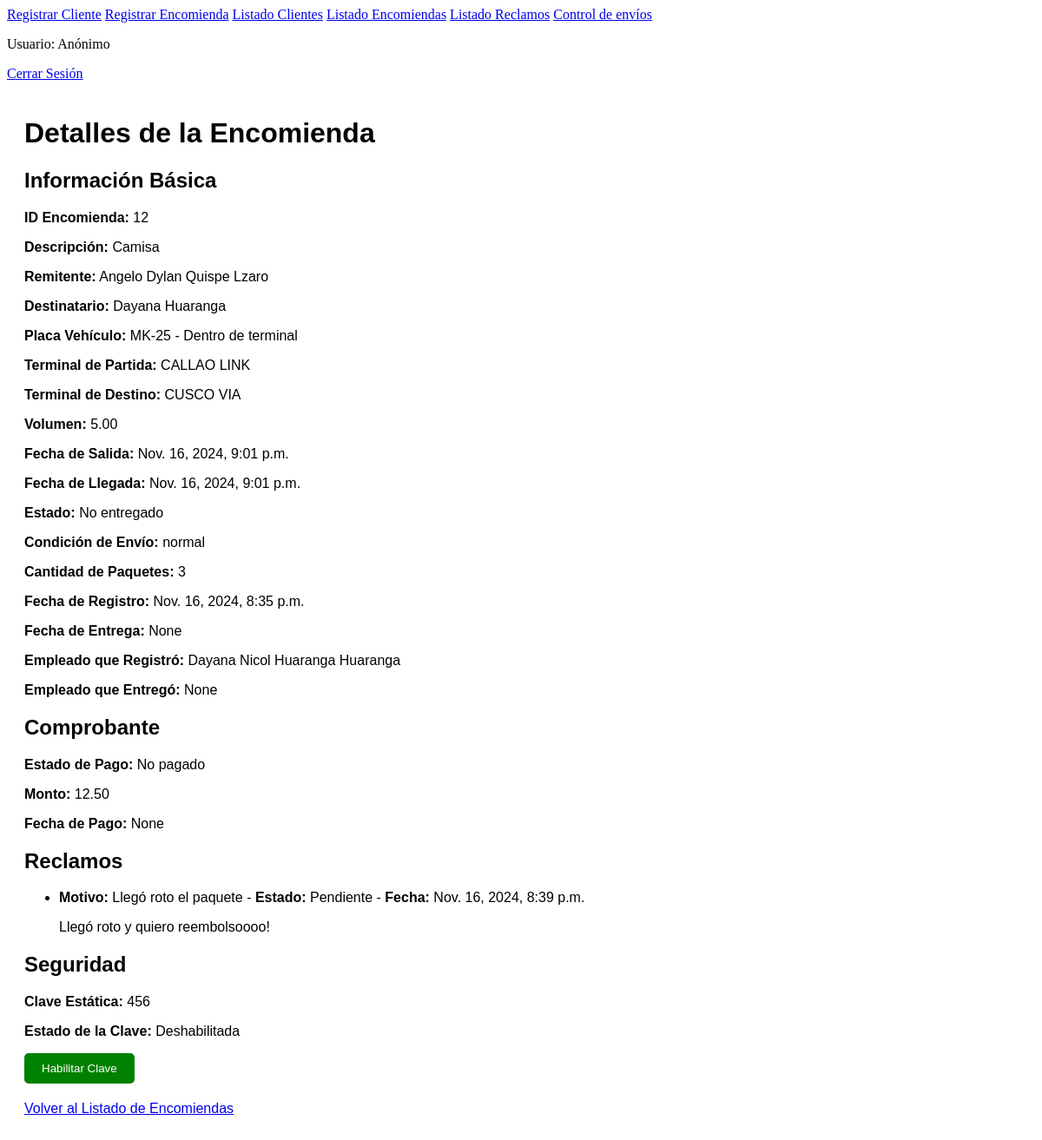
The app's page /encomienda/12/detalles/, older data.
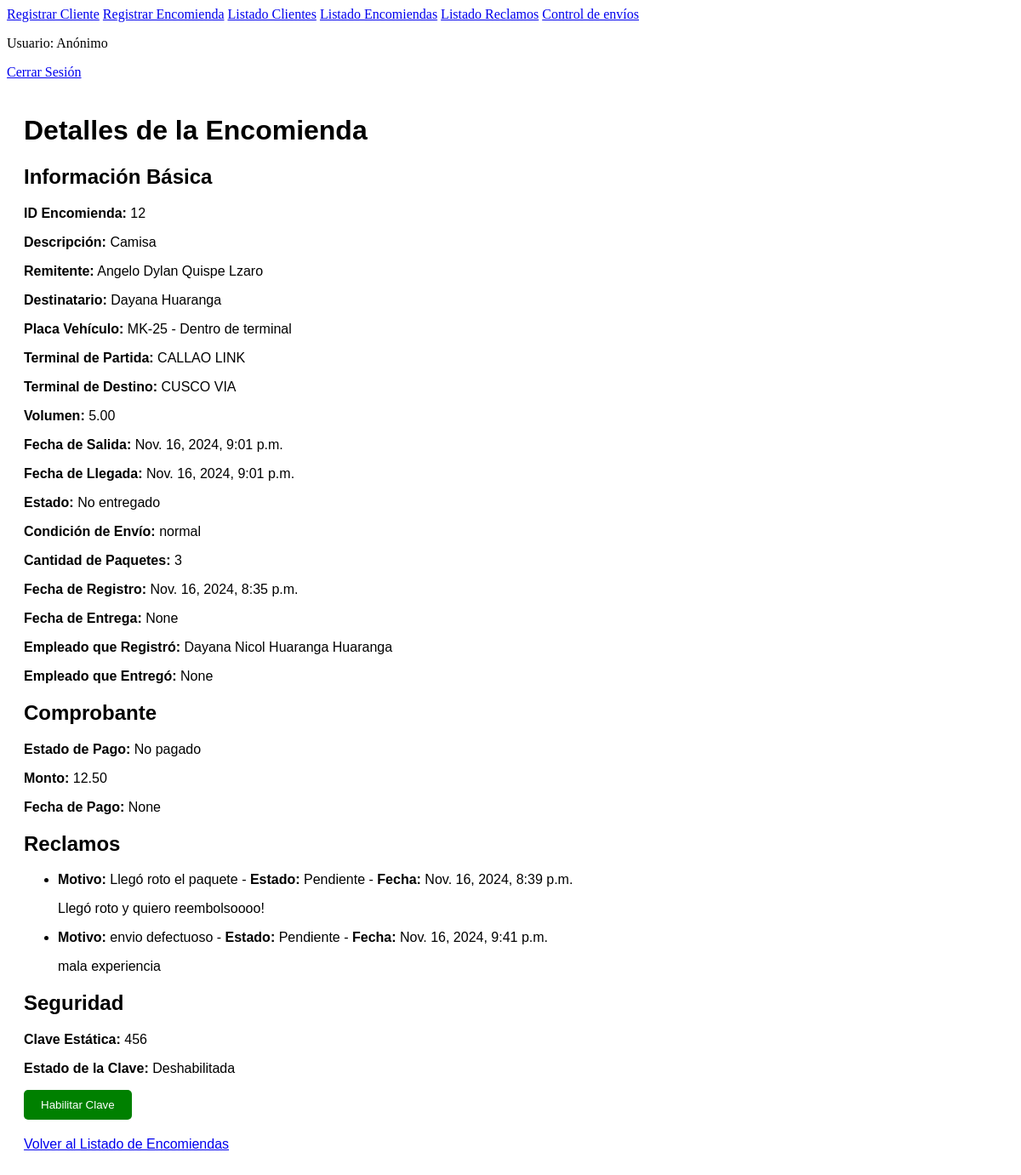
The same page, newer data.
### sistema/models.py (models this page shows, shortened)
class Reclamo(models.Model):
    encomienda = models.ForeignKey('Encomienda', on_delete=models.CASCADE)
    motivo = models.CharField(max_length=100)  # Cambiado a CharField
    descripcion = models.TextField()
    fecha = models.DateTimeField(auto_now_add=True)
    estado = models.CharField(max_length=50)

### sistema/views.py (the view)
# urls.py: path('encomienda/<int:encomienda_id>/detalles/', views.ver_detalles_encomienda, name='ver_detalles_encomienda'),
def ver_detalles_encomienda(request, encomienda_id):
    encomienda = get_object_or_404(Encomienda, id=encomienda_id)
    empleado_id = request.session.get('empleado_id')
    empleado = None
    if empleado_id:
        empleado = Empleado.objects.get(id=empleado_id)
    comprobante = Comprobante.objects.filter(encomienda=encomienda).first()
    seguridad = Seguridad.objects.filter(encomienda=encomienda).first()
    reclamos = Reclamo.objects.filter(encomienda=encomienda)
    context = {
        'encomienda': encomienda,
        'comprobante': comprobante,
        'seguridad': seguridad,
        'reclamos': reclamos,
        'empleado': empleado,  # Pasar el empleado al template
    }
    return render(request, 'detalles_listado_encomienda.html', context)

### sistema/models.py (called while the page is built)
    def __str__(self):
        return f"{self.nombres} {self.apellidos}"

    def __str__(self):
        return self.nombre

    def __str__(self):
        return f"{self.nombres} {self.apellidos}"

    def __str__(self):
        return f"{self.placa_vehiculo} - {self.estado_vehiculo}"

### sistema/templates/detalles_listado_encomienda.html (shortened to what this page needs)
{% extends "layout/base_empleado.html" %}
{% block content %}
<div style="font-family: Arial, sans-serif; padding: 20px;">
    <h1>Detalles de la Encomienda</h1>
    <h2>Información Básica</h2>
    <p><strong>ID Encomienda:</strong> {{ encomienda.id }}</p>
    <p><strong>Descripción:</strong> {{ encomienda.descripcion }}</p>
    <p><strong>Remitente:</strong> {{ encomienda.remitente }}</p>
    <p><strong>Destinatario:</strong> {{ encomienda.destinatario }}</p>
    <p><strong>Placa Vehículo:</strong> {{ encomienda.vehiculo }}</p>
    <p><strong>Terminal de Partida:</strong> {{ encomienda.terminal_partida }}</p>
    <p><strong>Terminal de Destino:</strong> {{ encomienda.terminal_destino }}</p>
    <p><strong>Volumen:</strong> {{ encomienda.volumen }}</p>
    <p><strong>Fecha de Salida:</strong> {{ encomienda.fecha_salida }}</p>
    <p><strong>Fecha de Llegada:</strong> {{ encomienda.fecha_llegada }}</p>
    <p><strong>Estado:</strong> {{ encomienda.estado }}</p>
    <p><strong>Condición de Envío:</strong> {{ encomienda.condicion_envio }}</p>
    <p><strong>Cantidad de Paquetes:</strong> {{ encomienda.cantidad_paquetes }}</p>
    <p><strong>Fecha de Registro:</strong> {{ encomienda.fecha_registro }}</p>
    <p><strong>Fecha de Entrega:</strong> {{ encomienda.fecha_entrega }}</p>
    <p><strong>Empleado que Registró:</strong> {{ encomienda.empleado_registro }}</p>
    <p><strong>Empleado que Entregó:</strong> {{ encomienda.empleado_entrega }}</p>
    {% if comprobante %}
        <h2>Comprobante</h2>
        <p><strong>Estado de Pago:</strong> {{ comprobante.estado_pago }}</p>
        <p><strong>Monto:</strong> {{ comprobante.monto }}</p>
        <p><strong>Fecha de Pago:</strong> {{ comprobante.fecha_pago }}</p>
    {% else %}
        <p>No hay comprobante disponible para esta encomienda.</p>
    {% endif %}
    {% if reclamos %}
        <h2>Reclamos</h2>
        <ul>
            {% for reclamo in reclamos %}
                <li><strong>Motivo:</strong> {{ reclamo.motivo }} - <strong>Estado:</strong> {{ reclamo.estado }} - <strong>Fecha:</strong> {{ reclamo.fecha }}</li>
                <p>{{ reclamo.descripcion }}</p>
            {% endfor %}
        </ul>
    {% else %}
        <p>No hay reclamos registrados para esta encomienda.</p>
    {% endif %}
    {% if seguridad %}
        <h2>Seguridad</h2>
        <p><strong>Clave Estática:</strong> {{ seguridad.clave_estatica }}</p>
        <p><strong>Estado de la Clave:</strong> {{ seguridad.clave_habilitada|yesno:"Habilitada,Deshabilitada" }}</p>
        <form action="{% url 'cambiar_estado_clave' seguridad.id %}" method="post" style="margin-top: 10px;">
            {% if seguridad.clave_habilitada %}
                <button type="submit" style="background-color: red; color: white; padding: 10px 20px; border: none; border-radius: 5px;">
                    Deshabilitar Clave
                </button>
            {% else %}
                <button type="submit" style="background-color: green; color: white; padding: 10px 20px; border: none; border-radius: 5px;">
                    Habilitar Clave
                </button>
            {% endif %}
        </form>
    {% else %}
        <p>No hay información de seguridad disponible para esta encomienda.</p>
    {% endif %}
    <a href="{% url 'listado_encomiendas' %}" style="margin-top: 20px; display: inline-block;">
        Volver al Listado de Encomiendas
    </a>
</div>
{% endblock %}

Row changes from the older to the newer data that the page shows:
added Reclamo: motivo "envio defectuoso", estado "Pendiente", fecha "Nov. 16, 2024, 9:41 p.m.", descripcion "mala experiencia"
